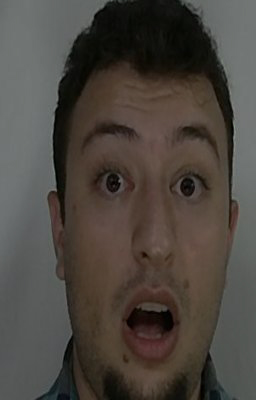
%> input picture Cpre.jpg, 256 x 400 px
$ octave 'c.2.4_Pre-processing in spatial domain.m'   (GNU Octave 9; MATLAB toolbox functions it lacks are replaced by stand-ins)
%> lines starting %> are read from the running program, lines starting %| are printed output that depends on the picture; in (x1, y1, x2, y2) boxes, pixels count from 0 and x2, y2 are one past the last pixel; in counts of white or black regions, pixels touching at a corner belong together; the program's own positions count from 1
clc;    % Clearing the Command Window
clear;  % Clearing the Workspace
RGB=imread('Cpre.jpg'); % Reading color image
%> RGB is the input picture: size 400x256x3 uint8; mean R, G, B 76.1, 70.1, 64
RGB=rgb2gray(RGB); % Converting color image to gray
%> RGB: size 400x256 uint8
Depth= imread('Dpre.png'); % Reading depth image
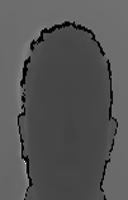
%> input picture Dpre.png, 128 x 200 px
%> Depth is the input picture: size 200x128 uint8; min 0, max 255, mean 85.1
RGB = imresize(RGB, [128 128]); % Resizing color image to 128*128 dimensions
%> RGB: size 128x128 uint8
Depth = imresize(Depth, [128 128]); % Resizing depth image to 128*128 dimensions
%> Depth: size 128x128 uint8
Cbw=im2bw(RGB); % Black and white version of color image
%> Cbw: size 128x128 logical; every value is 0
Dbw=im2bw(Depth); % Black and white version of depth image
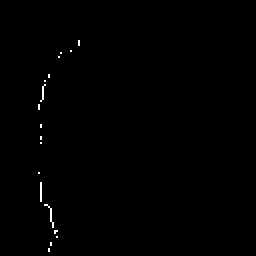
%> Dbw: size 128x128 logical (shown 2 times larger); 0.35% white in thin lines or dots, all inside (x1, y1, x2, y2) = (19, 20, 40, 126)
Cadj=imadjust(RGB); % Contrast adjustment of color image
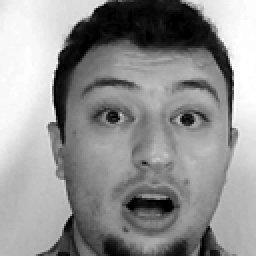
%> Cadj: size 128x128 uint8 (shown 2 times larger); min 0, max 255, mean 145.6
Dadj=imadjust(Depth); % Contrast adjustment of depth image
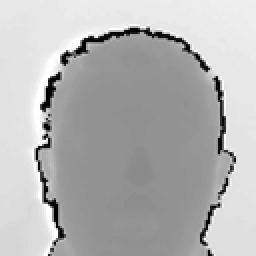
%> Dadj: size 128x128 uint8 (shown 2 times larger); min 0, max 255, mean 180
Chist = histeq(RGB); % Histogram equalization of color image
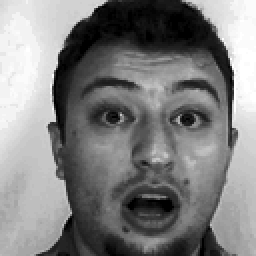
%> Chist: size 128x128 uint8 (shown 2 times larger); min 0, max 255, mean 127.1
Dhist = histeq(Depth); % Histogram equalization of depth image
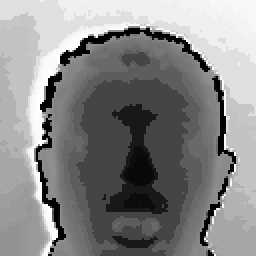
%> Dhist: size 128x128 uint8 (shown 2 times larger); min 0, max 255, mean 134.3
Cmed = medfilt2(RGB,[2 2]); % Median filter for color image
Dmed = medfilt2(Depth,[2 2]); % Median filter for depth image
Csha = imsharpen(RGB,'Radius',5,'Amount',0.9); % Sharpening the edges of color image
Dsha = imsharpen(Depth,'Radius',5,'Amount',0.9); % Sharpening the edges of depth image
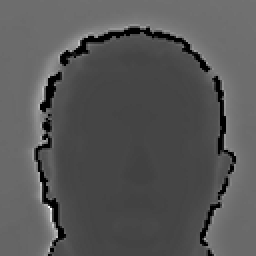
%> Dsha: size 128x128 uint8 (shown 2 times larger); min 0, max 255, mean 86.7
subplot(2,3,1);subimage(RGB);title('Original-Gray');
subplot(2,3,2);subimage(Cbw);title('BW');
subplot(2,3,3);subimage(Cadj);title('Contrast Adjusted');
subplot(2,3,4);subimage(Chist);title('Histogram Equalization');
subplot(2,3,5);subimage(Cmed);title('Median Filter');
subplot(2,3,6);subimage(Csha);title('Sharpening');
figure; % New figure for depth data
subplot(2,3,1);subimage(Depth);title('Original-Gray');
subplot(2,3,2);subimage(Dbw);title('BW');
subplot(2,3,3);subimage(Dadj);title('Contrast Adjusted');
subplot(2,3,4);subimage(Dhist);title('Histogram Equalization');
subplot(2,3,5);subimage(Dmed);title('Median Filter');
subplot(2,3,6);subimage(Dsha);title('Sharpening');
